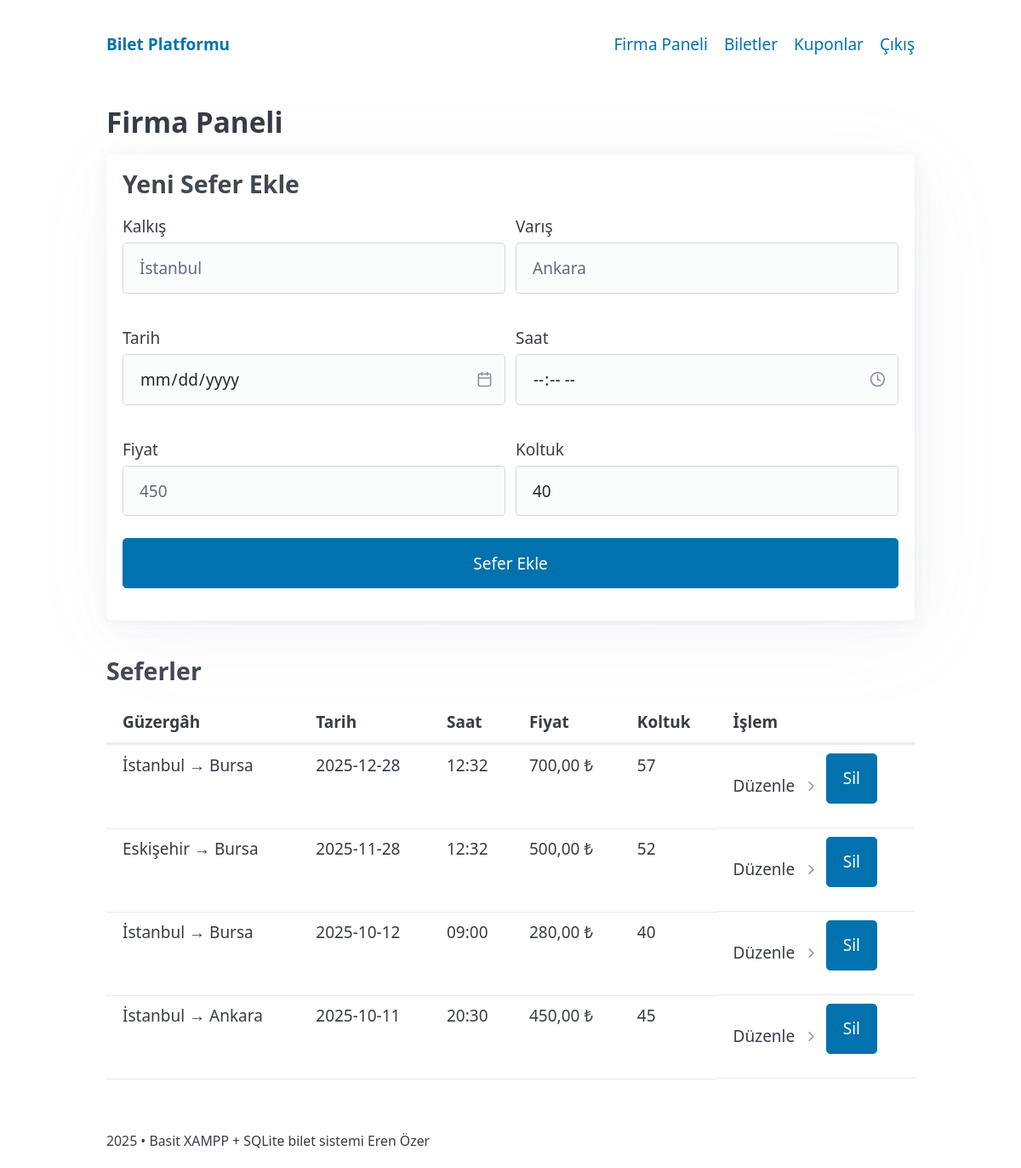
The page /index.php?r=firm (signed in) on the database its author committed.
### tables this page shows
CREATE TABLE trips (
        id INTEGER PRIMARY KEY AUTOINCREMENT,
        firm_id INTEGER NOT NULL,
        origin TEXT NOT NULL,
        destination TEXT NOT NULL,
        trip_date TEXT NOT NULL,
        departure_time TEXT NOT NULL,
        price REAL NOT NULL,
        seat_count INTEGER NOT NULL DEFAULT 40,
        created_at TEXT NOT NULL DEFAULT CURRENT_TIMESTAMP,
        FOREIGN KEY(firm_id) REFERENCES firms(id) ON DELETE CASCADE
    );

### views/firm/index.php (the view, shortened to what this page needs)
<h2>Firma Paneli</h2>
<article>
  <h3>Yeni Sefer Ekle</h3>
  <form method="post" action="index.php?r=firm">
    <div class="form-grid">
      <label>Kalkış
        <input name="origin" placeholder="İstanbul" required>
      </label>
      <label>Varış
        <input name="destination" placeholder="Ankara" required>
      </label>
      <label>Tarih
        <input name="trip_date" type="date" required>
      </label>
      <label>Saat
        <input name="departure_time" type="time" required>
      </label>
      <label>Fiyat
        <input name="price" type="number" step="0.01" placeholder="450" required>
      </label>
      <label>Koltuk
        <input name="seat_count" type="number" min="1" value="40" required>
      </label>
    </div>
    <button type="submit">Sefer Ekle</button>
  </form>
</article>
<h3>Seferler</h3>
<table>
  <thead>
    <tr>
      <th>Güzergâh</th>
      <th>Tarih</th>
      <th>Saat</th>
      <th>Fiyat</th>
      <th>Koltuk</th>
      <th>İşlem</th>
    </tr>
  </thead>
  <tbody>
    <?php foreach ($trips as $t): ?>
      <tr>
        <td><?= e($t['origin']) ?> → <?= e($t['destination']) ?></td>
        <td><?= e($t['trip_date']) ?></td>
        <td><?= e($t['departure_time']) ?></td>
        <td><?= e(money_fmt($t['price'])) ?></td>
        <td><?= (int)$t['seat_count'] ?></td>
        <td class="actions">
          <details>
            <summary>Düzenle</summary>
          </details>
          <form method="post" action="index.php?r=firm-trip-delete" onsubmit="return confirm('Silinsin mi?')" style="margin:0">
            <button type="submit">Sil</button>
          </form>
        </td>
      </tr>
    <?php endforeach; ?>
  </tbody>
</table>

### views/layout/header.php (style rules this page uses)
:root { --seat:44px;--gap:10px;--aisle:16px }

### views/firm/index.php (style rules this page uses)
.form-grid { display:grid;grid-template-columns:repeat(2,minmax(0,1fr));gap:12px }
input,select,button { width:100% }
.actions { display:flex;gap:8px;align-items:center }
details { margin:0 }
table td, table th { vertical-align:top }

### rows shown on the page
trips: origin "İstanbul", destination "Bursa", trip_date "2025-12-28", departure_time "12:32", price "700,00 ₺", seat_count "57"
trips: origin "Eskişehir", destination "Bursa", trip_date "2025-11-28", departure_time "12:32", price "500,00 ₺", seat_count "52"
trips: origin "İstanbul", destination "Bursa", trip_date "2025-10-12", departure_time "09:00", price "280,00 ₺", seat_count "40"
trips: origin "İstanbul", destination "Ankara", trip_date "2025-10-11", departure_time "20:30", price "450,00 ₺", seat_count "45"
